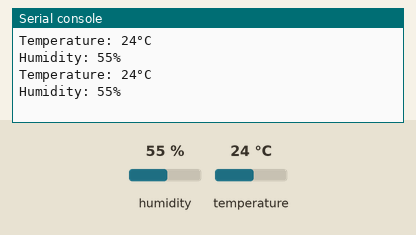
Simulated run of this program. Board: MicroPython board. On the bench: the last lines printed to the serial console. Inputs (shaded band) come from the test bench; at power-on: humidity 55 %, temperature 24 °C.

Above: at 1.7 s.
1.8 s: humidity set to 22 %
At 3.1 s:
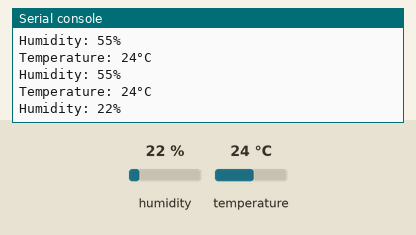
3.3 s: temperature set to 12 °C
At 4.4 s:
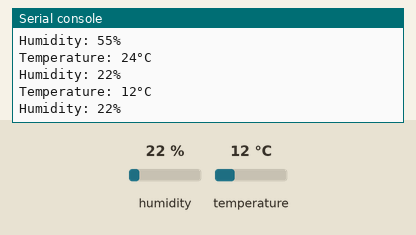
4.8 s: humidity set to 40 %
At 6.5 s:
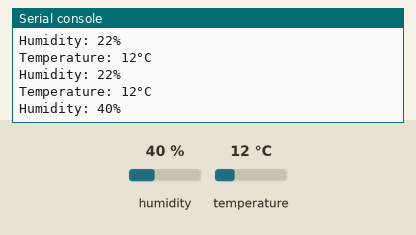
Timing chart, 0 to 8.0 s (numbered marks = the images above; inputs shaded):
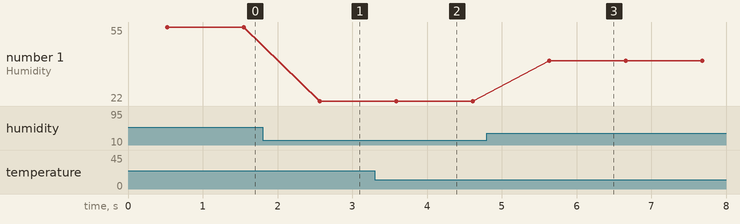

The program:

main.py
```python
from dht import DHT11
from machine import Pin
import time

time.sleep(.5)

sensor = DHT11(Pin(16))

while True:
    sensor.measure()
    print(f"Temperature: {sensor.temperature()}°C")
    print(f"Humidity: {sensor.humidity()}%")
    time.sleep(1)
```

Measured:
- after the input at 1.8 s, the serial console: prints a new line after 0.77 s (image 1)
- after the input at 3.3 s, the serial console: prints a new line after 0.29 s (image 2)
- after the input at 4.8 s, the serial console: prints a new line after 0.84 s (image 3)
- plotted number 1: 55 → 22 after the input at 1.8 s, 22 → 40 after the input at 4.8 s
